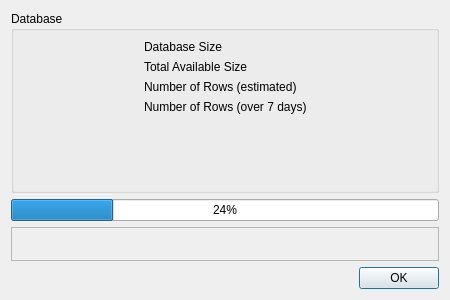
<?xml version="1.0" encoding="UTF-8"?>
<ui version="4.0">
 <class>DBInfoDialog</class>
 <widget class="QDialog" name="DBInfoDialog">
  <property name="geometry">
   <rect>
    <x>0</x>
    <y>0</y>
    <width>450</width>
    <height>300</height>
   </rect>
  </property>
  <property name="sizePolicy">
   <sizepolicy hsizetype="Fixed" vsizetype="Fixed">
    <horstretch>0</horstretch>
    <verstretch>0</verstretch>
   </sizepolicy>
  </property>
  <property name="minimumSize">
   <size>
    <width>450</width>
    <height>300</height>
   </size>
  </property>
  <property name="maximumSize">
   <size>
    <width>450</width>
    <height>300</height>
   </size>
  </property>
  <property name="windowTitle">
   <string>Database Information</string>
  </property>
  <property name="windowIcon">
   <iconset resource="../../../../../ufwi_rpcd-edenwall/resources/edenwall.qrc">
    <normaloff>:icons/appicon.png</normaloff>:icons/appicon.png</iconset>
  </property>
  <layout class="QVBoxLayout" name="verticalLayout">
   <item>
    <widget class="QGroupBox" name="groupBox">
     <property name="title">
      <string>Database</string>
     </property>
     <layout class="QGridLayout" name="gridLayout">
      <item row="0" column="1">
       <widget class="QLabel" name="label">
        <property name="text">
         <string>Database Size</string>
        </property>
       </widget>
      </item>
      <item row="0" column="2">
       <widget class="QLabel" name="label_dbsize">
        <property name="text">
         <string/>
        </property>
       </widget>
      </item>
      <item row="1" column="1">
       <widget class="QLabel" name="label_2">
        <property name="text">
         <string>Total Available Size</string>
        </property>
       </widget>
      </item>
      <item row="1" column="2">
       <widget class="QLabel" name="label_total_size">
        <property name="text">
         <string/>
        </property>
       </widget>
      </item>
      <item row="4" column="2">
       <spacer name="verticalSpacer">
        <property name="orientation">
         <enum>Qt::Vertical</enum>
        </property>
        <property name="sizeHint" stdset="0">
         <size>
          <width>20</width>
          <height>40</height>
         </size>
        </property>
       </spacer>
      </item>
      <item row="2" column="1">
       <widget class="QLabel" name="label_3">
        <property name="text">
         <string>Number of Rows (estimated)</string>
        </property>
       </widget>
      </item>
      <item row="2" column="2">
       <widget class="QLabel" name="label_row_number">
        <property name="text">
         <string/>
        </property>
       </widget>
      </item>
      <item row="3" column="1">
       <widget class="QLabel" name="label_4">
        <property name="text">
         <string>Number of Rows (over 7 days)</string>
        </property>
       </widget>
      </item>
      <item row="3" column="2">
       <widget class="QLabel" name="label_row_number_lastweek">
        <property name="text">
         <string/>
        </property>
       </widget>
      </item>
      <item row="0" column="0" rowspan="5">
       <widget class="QLabel" name="label_5">
        <property name="text">
         <string/>
        </property>
        <property name="pixmap">
         <pixmap resource="../../../../../ufwi_rpcd-edenwall/resources/edenwall.qrc">:/icons/info.png</pixmap>
        </property>
       </widget>
      </item>
     </layout>
    </widget>
   </item>
   <item>
    <widget class="QProgressBar" name="progressBar">
     <property name="value">
      <number>24</number>
     </property>
    </widget>
   </item>
   <item>
    <widget class="QFrame" name="frame">
     <property name="frameShape">
      <enum>QFrame::StyledPanel</enum>
     </property>
     <property name="frameShadow">
      <enum>QFrame::Raised</enum>
     </property>
     <layout class="QGridLayout" name="gridLayout_2">
      <item row="0" column="0">
       <widget class="QLabel" name="label_icon_info">
        <property name="text">
         <string/>
        </property>
        <property name="pixmap">
         <pixmap resource="../../../../../ufwi_rpcd-edenwall/resources/edenwall.qrc">:/icons-32/info.png</pixmap>
        </property>
       </widget>
      </item>
      <item row="0" column="1">
       <widget class="QLabel" name="label_info">
        <property name="sizePolicy">
         <sizepolicy hsizetype="Expanding" vsizetype="Preferred">
          <horstretch>0</horstretch>
          <verstretch>0</verstretch>
         </sizepolicy>
        </property>
        <property name="text">
         <string/>
        </property>
       </widget>
      </item>
     </layout>
    </widget>
   </item>
   <item>
    <widget class="QDialogButtonBox" name="buttonBox">
     <property name="orientation">
      <enum>Qt::Horizontal</enum>
     </property>
     <property name="standardButtons">
      <set>QDialogButtonBox::Ok</set>
     </property>
    </widget>
   </item>
  </layout>
 </widget>
 <resources>
  <include location="../../../../../ufwi_rpcd-edenwall/resources/edenwall.qrc"/>
  <include location="../../../../../../ufwi_rpcd-edenwall/trunk/resources/edenwall.qrc"/>
 </resources>
 <connections>
  <connection>
   <sender>buttonBox</sender>
   <signal>accepted()</signal>
   <receiver>DBInfoDialog</receiver>
   <slot>accept()</slot>
   <hints>
    <hint type="sourcelabel">
     <x>248</x>
     <y>254</y>
    </hint>
    <hint type="destinationlabel">
     <x>157</x>
     <y>274</y>
    </hint>
   </hints>
  </connection>
  <connection>
   <sender>buttonBox</sender>
   <signal>rejected()</signal>
   <receiver>DBInfoDialog</receiver>
   <slot>reject()</slot>
   <hints>
    <hint type="sourcelabel">
     <x>316</x>
     <y>260</y>
    </hint>
    <hint type="destinationlabel">
     <x>286</x>
     <y>274</y>
    </hint>
   </hints>
  </connection>
 </connections>
</ui>
